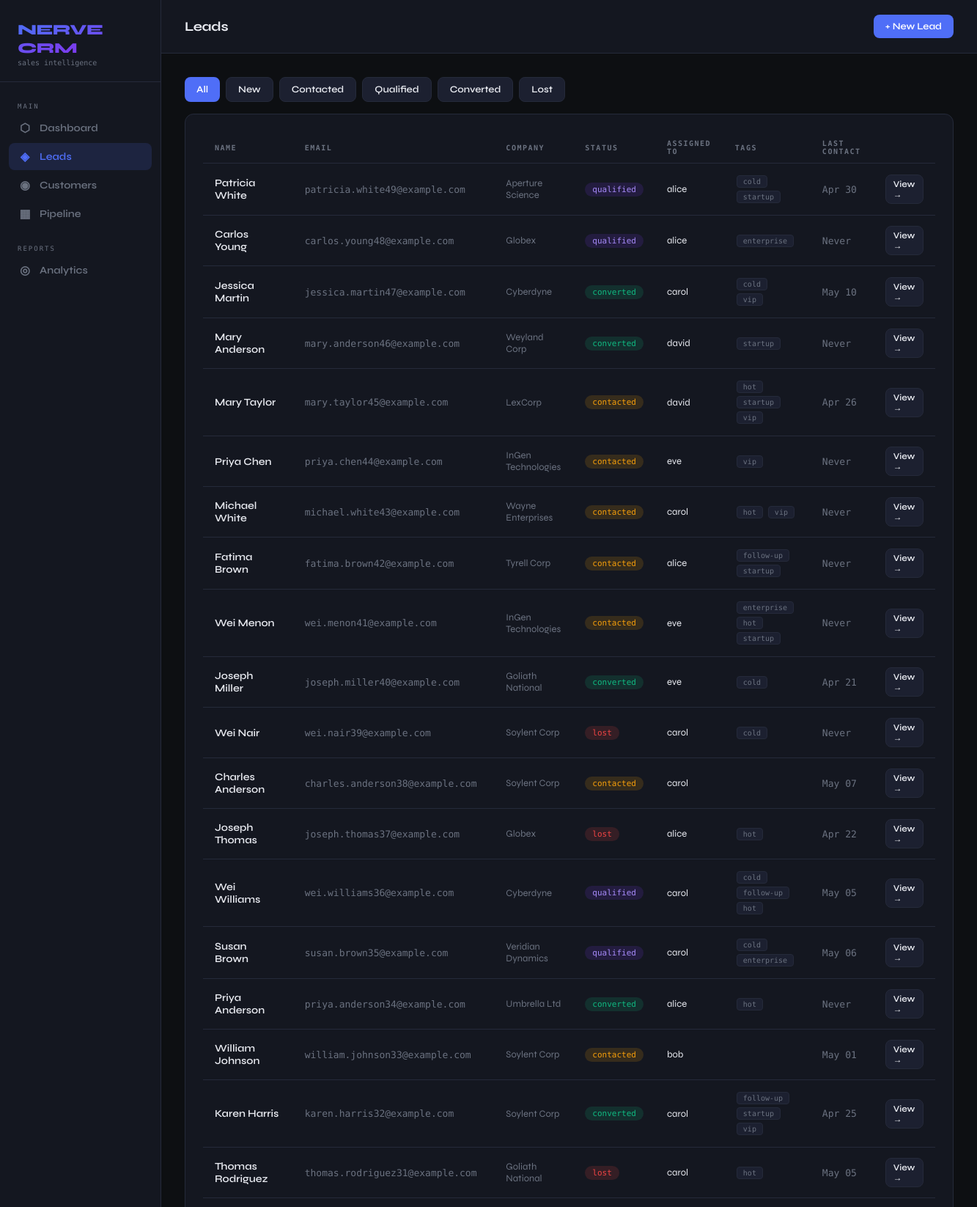
Screenshot of /crm/leads/ (signed in, upper part) with the database file from the repository.
### crm/models.py (models this page shows, shortened)
class Lead(models.Model):
    class Status(models.TextChoices):
        NEW = 'new', 'New'
        CONTACTED = 'contacted', 'Contacted'
        QUALIFIED = 'qualified', 'Qualified'
        CONVERTED = 'converted', 'Converted'
        LOST = 'lost', 'Lost'
    class Source(models.TextChoices):
        WEBSITE = 'website', 'Website'
        REFERRAL = 'referral', 'Referral'
        SOCIAL = 'social', 'Social Media'
        COLD_CALL = 'cold_call', 'Cold Call'
        EMAIL = 'email', 'Email Campaign'
        OTHER = 'other', 'Other'
    first_name = models.CharField(max_length=100)
    last_name = models.CharField(max_length=100)
    email = models.EmailField(unique=True)
    phone = models.CharField(max_length=20, blank=True)
    company = models.CharField(max_length=200, blank=True)
    status = models.CharField(
        max_length=20,
        choices=Status.choices,
        default=Status.NEW,
        db_index=True
    )
    source = models.CharField(
        max_length=20,
        choices=Source.choices,
        default=Source.OTHER
    )
    notes = models.TextField(blank=True)
    estimated_value = models.DecimalField(
        max_digits=12, decimal_places=2,
        null=True, blank=True
    )
    assigned_to = models.ForeignKey(
        User,
        on_delete=models.SET_NULL,
        null=True, blank=True,
        related_name='assigned_leads'
    )
    tags = models.ManyToManyField(
        'Tag',
        blank=True,
        related_name='leads'
    )
    last_contacted = models.DateTimeField(null=True, blank=True)
    converted_at = models.DateTimeField(null=True, blank=True)
    created_at = models.DateTimeField(auto_now_add=True)
    updated_at = models.DateTimeField(auto_now=True)
    objects = LeadManager()
    class Meta:
        db_table = 'crm_leads'
        ordering = ['-created_at']
        indexes = [
            models.Index(fields=['status', 'assigned_to']),
            models.Index(fields=['last_contacted']),
            models.Index(fields=['created_at']),
        ]
    @property
    def full_name(self):
        return f"{self.first_name} {self.last_name}"

class User(AbstractUser):
    class Role(models.TextChoices):
        ADMIN = 'admin', 'Admin'
        SALES_REP = 'sales_rep', 'Sales Representative'
        MANAGER = 'manager', 'Manager'
    role = models.CharField(
        max_length=20,
        choices=Role.choices,
        default=Role.SALES_REP
    )
    phone = models.CharField(max_length=20, blank=True)
    created_at = models.DateTimeField(auto_now_add=True)
    updated_at = models.DateTimeField(auto_now=True)
    class Meta:
        db_table = 'crm_users'
        verbose_name = 'User'
        verbose_name_plural = 'Users'

class Tag(models.Model):
    name = models.CharField(max_length=50, unique=True)
    color = models.CharField(max_length=7, default='#6B7280')  # hex color
    class Meta:
        db_table = 'crm_tags'
        ordering = ['name']

### crm/views.py (the view)
# urls.py: path('leads/',                        views.lead_list,           name='lead_list'),
@login_required
def lead_list(request):
    status_filter = request.GET.get('status', '')
    leads = (
        Lead.objects
        .select_related('assigned_to')
        .prefetch_related('tags')
        .order_by('-created_at')
    )
    if status_filter:
        leads = leads.filter(status=status_filter)
    context = {
        'leads': leads,
        'status_choices': Lead.Status.choices,
        'current_status': status_filter,
    }
    return render(request, 'crm/lead_list.html', context)

### crm/templates/crm/lead_list.html (shortened to what this page needs)
{% extends 'crm/base.html' %}
{% block page_title %}Leads{% endblock %}
{% block topbar_actions %}
<a href="{% url 'lead_create' %}" class="btn btn-primary">+ New Lead</a>
{% endblock %}
{% block content %}
<div class="flex gap-2 mb-4" style="flex-wrap:wrap;">
    <a href="{% url 'lead_list' %}"
       class="btn {% if not current_status %}btn-primary{% else %}btn-ghost{% endif %}">
        All
    </a>
    {% for value, label in status_choices %}
    <a href="?status={{ value }}"
       class="btn {% if current_status == value %}btn-primary{% else %}btn-ghost{% endif %}">
        {{ label }}
    </a>
    {% endfor %}
</div>
<div class="card">
    {% if leads %}
    <table>
        <thead>
            <tr>
                <th>Name</th>
                <th>Email</th>
                <th>Company</th>
                <th>Status</th>
                <th>Assigned To</th>
                <th>Tags</th>
                <th>Last Contact</th>
                <th></th>
            </tr>
        </thead>
        <tbody>
            {% for lead in leads %}
            <tr>
                <td style="font-weight:600;">{{ lead.full_name }}</td>
                <td class="text-muted text-mono text-sm">{{ lead.email }}</td>
                <td class="text-muted text-sm">{{ lead.company|default:"—" }}</td>
                <td><span class="badge badge-{{ lead.status }}">{{ lead.status }}</span></td>
                <td class="text-sm">{{ lead.assigned_to.username|default:"—" }}</td>
                <td>
                    {% for tag in lead.tags.all %}
                        <span class="tag">{{ tag.name }}</span>
                    {% endfor %}
                </td>
                <td class="text-muted text-mono text-sm">
                    {% if lead.last_contacted %}
                        {{ lead.last_contacted|date:"M d" }}
                    {% else %}
                        Never
                    {% endif %}
                </td>
                <td>
                    <a href="{% url 'lead_detail' lead.pk %}" class="btn btn-ghost" style="padding:5px 10px;font-size:12px;">
                        View →
                    </a>
                </td>
            </tr>
            {% endfor %}
        </tbody>
    </table>
    {% else %}
    <div class="empty">
        <div class="empty-icon">◈</div>
        <div class="empty-text">No leads found</div>
    </div>
    {% endif %}
</div>
{% endblock %}

### crm/templates/crm/base.html (style rules this page uses)
*, *::before, *::after { box-sizing: border-box; margin: 0; padding: 0; }
:root { --bg: #0d0f12; --surface: #141720; --surface2: #1c2030; --border: #252a3a; --accent: #4f6ef7; --accent2: #7c3aed; --green: #10b981; --yellow: #f59e0b; --red: #ef4444; --text: #e8eaf0; --muted: #6b7280; --mono: 'DM Mono', monospace; --sans: 'Syne', sans-serif; }
body { background: var(--bg); color: var(--text); font-family: var(--sans); display: flex; min-height: 100vh; }
.card { background: var(--surface); border: 1px solid var(--border); border-radius: 12px; padding: 24px; }
.btn { display: inline-flex; align-items: center; gap: 6px; padding: 8px 16px; border-radius: 8px; font-family: var(--sans); font-size: 13px; font-weight: 600; cursor: pointer; border: none; text-decoration: none; transition: all 0.15s; }
.btn-primary { background: var(--accent); color: white; }
.btn-ghost { background: var(--surface2); color: var(--text); border: 1px solid var(--border); }
.badge { display: inline-block; padding: 3px 10px; border-radius: 20px; font-family: var(--mono); font-size: 11px; font-weight: 500; }
.badge-contacted { background: rgba(245,158,11,0.15); color: #f59e0b; }
.badge-qualified { background: rgba(124,58,237,0.15); color: #a78bfa; }
.badge-converted { background: rgba(16,185,129,0.15); color: var(--green); }
.badge-lost { background: rgba(239,68,68,0.15); color: var(--red); }
table { width: 100%; border-collapse: collapse; }
th { font-family: var(--mono); font-size: 10px; letter-spacing: 1.5px; text-transform: uppercase; color: var(--muted); padding: 10px 16px; text-align: left; border-bottom: 1px solid var(--border); }
td { padding: 14px 16px; font-size: 14px; border-bottom: 1px solid var(--border); vertical-align: middle; }
.tag { display: inline-block; padding: 2px 8px; background: var(--surface2); border: 1px solid var(--border); border-radius: 4px; font-family: var(--mono); font-size: 10px; color: var(--muted); margin: 2px; }
.text-muted { color: var(--muted); }
.text-mono { font-family: var(--mono); }
.text-sm { font-size: 13px; }
.mb-4 { margin-bottom: 16px; }
.flex { display: flex; }
.gap-2 { gap: 8px; }

### rows the page displays
Lead: full_name "Patricia White", email "patricia.white49@example.com", company "Aperture Science", status "qualified", assigned_to.username "alice", last_contacted "Apr 30"
Tag: name "cold"
Tag: name "startup"
Lead: full_name "Carlos Young", email "carlos.young48@example.com", company "Globex", status "qualified", assigned_to.username "alice", shows "Never"
Tag: name "enterprise"
Lead: full_name "Jessica Martin", email "jessica.martin47@example.com", company "Cyberdyne", status "converted", assigned_to.username "carol", last_contacted "May 10"
Tag: name "vip"
Lead: full_name "Mary Anderson", email "mary.anderson46@example.com", company "Weyland Corp", status "converted", assigned_to.username "david", shows "Never"
Lead: full_name "Mary Taylor", email "mary.taylor45@example.com", company "LexCorp", status "contacted", assigned_to.username "david", last_contacted "Apr 26"
Tag: name "hot"
Lead: full_name "Priya Chen", email "priya.chen44@example.com", company "InGen Technologies", status "contacted", assigned_to.username "eve", shows "Never"
Lead: full_name "Michael White", email "michael.white43@example.com", company "Wayne Enterprises", status "contacted", assigned_to.username "carol", shows "Never"
Lead: full_name "Fatima Brown", email "fatima.brown42@example.com", company "Tyrell Corp", status "contacted", assigned_to.username "alice", shows "Never"
Tag: name "follow-up"
Lead: full_name "Wei Menon", email "wei.menon41@example.com", company "InGen Technologies", status "contacted", assigned_to.username "eve", shows "Never"
Lead: full_name "Joseph Miller", email "joseph.miller40@example.com", company "Goliath National", status "converted", assigned_to.username "eve", last_contacted "Apr 21"
Lead: full_name "Wei Nair", email "wei.nair39@example.com", company "Soylent Corp", status "lost", assigned_to.username "carol", shows "Never"
Lead: full_name "Charles Anderson", email "charles.anderson38@example.com", company "Soylent Corp", status "contacted", assigned_to.username "carol", last_contacted "May 07"
Lead: full_name "Joseph Thomas", email "joseph.thomas37@example.com", company "Globex", status "lost", assigned_to.username "alice", last_contacted "Apr 22"
Lead: full_name "Wei Williams", email "wei.williams36@example.com", company "Cyberdyne", status "qualified", assigned_to.username "carol", last_contacted "May 05"
Lead: full_name "Susan Brown", email "susan.brown35@example.com", company "Veridian Dynamics", status "qualified", assigned_to.username "carol", last_contacted "May 06"
Lead: full_name "Priya Anderson", email "priya.anderson34@example.com", company "Umbrella Ltd", status "converted", assigned_to.username "alice", shows "Never"
Lead: full_name "William Johnson", email "william.johnson33@example.com", company "Soylent Corp", status "contacted", assigned_to.username "bob", last_contacted "May 01"
Lead: full_name "Karen Harris", email "karen.harris32@example.com", company "Soylent Corp", status "converted", assigned_to.username "carol", last_contacted "Apr 25"
Lead: full_name "Thomas Rodriguez", email "thomas.rodriguez31@example.com", company "Goliath National", status "lost", assigned_to.username "carol", last_contacted "May 05"

### other values shown
{{ label }} "New" "Contacted" "Qualified" "Converted" "Lost"
